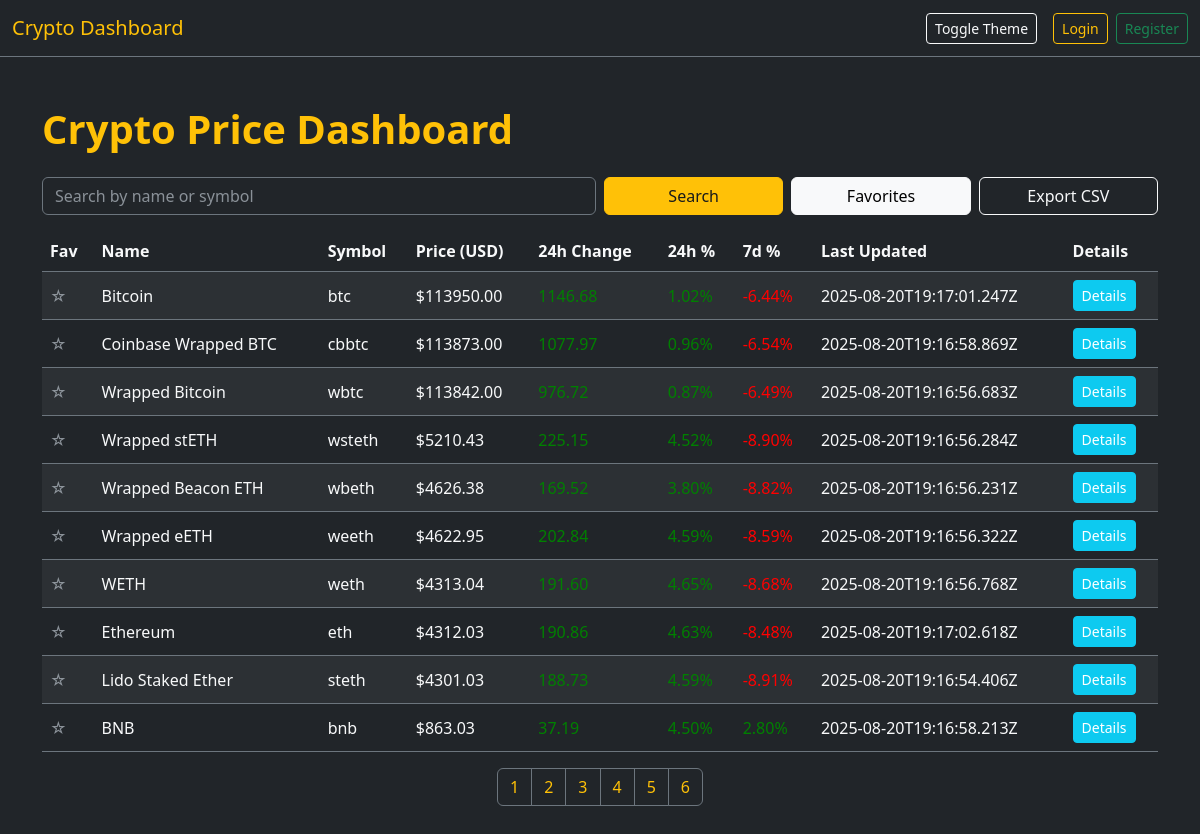
The page / on the database its author committed.
### tables this page shows
CREATE TABLE prices (
            id TEXT PRIMARY KEY,
            symbol TEXT,
            name TEXT,
            price REAL,
            last_updated TEXT,
            price_change_24h REAL,
            price_change_percentage_24h REAL,
            price_change_percentage_7d REAL,
            description TEXT,
            homepage TEXT
        );

### app.py (the view)
@app.route('/', methods=['GET'])
def index():
    query = request.args.get('q', '').lower()
    page = int(request.args.get('page', 1))
    show_favs = request.args.get('favorites', '') == '1'
    db = get_db()
    cursor = db.cursor()
    user = session.get('username', '')
    favs = get_favorites(user) if user else set()
    sql = 'SELECT * FROM prices'
    params = []
    if query:
        sql += ' WHERE name LIKE ? OR symbol LIKE ?'
        params += [f'%{query}%', f'%{query}%']
    if show_favs and user:
        sql += ' AND id IN ({})'.format(','.join('?'*len(favs))) if query else ' WHERE id IN ({})'.format(','.join('?'*len(favs)))
        params += list(favs)
    sql += ' ORDER BY price DESC LIMIT ? OFFSET ?'
    params += [PER_PAGE, PER_PAGE*(page-1)]
    cursor.execute(sql, params)
    coins = cursor.fetchall()
    cursor.execute('SELECT COUNT(*) FROM prices')
    total = cursor.fetchone()[0]
    return render_template('index.html', coins=coins, query=query, page=page, per_page=PER_PAGE, total=total, favorites=favs, show_favs=show_favs, user=user)

### app.py (called while the page is built)
def get_db():
    db = getattr(g, '_database', None)
    if db is None:
        db = g._database = sqlite3.connect(DATABASE)
    return db

@app.teardown_appcontext
def close_connection(exception):
    db = getattr(g, '_database', None)
    if db is not None:
        db.close()

### templates/index.html (shortened to what this page needs)
<!DOCTYPE html>
<html lang="en" data-bs-theme="dark">
<head>
        <link href="https://cdn.jsdelivr.net/npm/bootstrap@5.3.0/dist/css/bootstrap.min.css" rel="stylesheet">
        <link rel="stylesheet" href="/static/style.css">
</head>
<body class="bg-dark text-light">
<nav class="navbar navbar-expand-lg navbar-dark bg-dark mb-4 border-bottom border-secondary">
    <div class="container-fluid">
        <a class="navbar-brand text-warning" href="/">Crypto Dashboard</a>
        <div class="d-flex align-items-center">
            <button id="themeToggle" class="btn btn-outline-light btn-sm me-3" type="button">Toggle Theme</button>
            {% if user %}
                <span class="navbar-text me-2">Logged in as {{ user }}</span>
                <a href="/logout" class="btn btn-outline-light btn-sm">Logout</a>
            {% else %}
                <a href="/login" class="btn btn-outline-warning btn-sm me-2">Login</a>
                <a href="/register" class="btn btn-outline-success btn-sm">Register</a>
            {% endif %}
        </div>
    </div>
</nav>
<div class="container py-4">
        <h1 class="mb-4 text-warning">Crypto Price Dashboard</h1>
        <form method="get" class="row mb-3 g-2">
                <div class="col-md-6">
                        <input type="text" name="q" class="form-control bg-dark text-light border-secondary" placeholder="Search by name or symbol" value="{{ query }}">
                </div>
                <div class="col-md-2">
                        <button type="submit" class="btn btn-warning w-100">Search</button>
                </div>
                <div class="col-md-2">
                        <a href="?favorites=1" class="btn btn-light w-100 {% if show_favs %}active{% endif %}">Favorites</a>
                </div>
                <div class="col-md-2">
                        <a href="/export" class="btn btn-outline-light w-100">Export CSV</a>
                </div>
        </form>
        <div class="table-responsive">
        <table class="table table-dark table-striped table-hover align-middle border-secondary">
                <thead>
                        <tr>
                                <th>Fav</th>
                                <th>Name</th>
                                <th>Symbol</th>
                                <th>Price (USD)</th>
                                <th>24h Change</th>
                                <th>24h %</th>
                                <th>7d %</th>
                                <th>Last Updated</th>
                                <th>Details</th>
                        </tr>
                </thead>
                <tbody>
                {% for coin in coins %}
                        <tr>
                                <td>
                                    {% if user %}
                                        <form method="post" action="/favorite/{{ coin[0] }}">
                                            <button type="submit" class="btn btn-sm {% if coin[0] in favorites %}btn-warning{% else %}btn-outline-warning{% endif %}">&#9733;</button>
                                        </form>
                                    {% else %}
                                        <span class="text-muted">&#9734;</span>
                                    {% endif %}
                                </td>
                                <td>{{ coin[2] }}</td>
                                <td>{{ coin[1] }}</td>
                                <td>${{ '%.2f'|format(coin[3]) }}</td>
                                <td><span style="color: {{ 'green' if coin[5] > 0 else 'red' }};">{{ '%.2f'|format(coin[5]) }}</span></td>
                                <td><span style="color: {{ 'green' if coin[6] > 0 else 'red' }};">{{ '%.2f'|format(coin[6]) }}%</span></td>
                                <td><span style="color: {{ 'green' if coin[7] > 0 else 'red' }};">{{ '%.2f'|format(coin[7]) }}%</span></td>
                                <td>{{ coin[4] }}</td>
                                <td><a href="/coin/{{ coin[0] }}" class="btn btn-sm btn-info">Details</a></td>
                        </tr>
                {% endfor %}
                </tbody>
        </table>
        </div>
        <nav aria-label="Page navigation">
            <ul class="pagination justify-content-center">
                {% for p in range(1, (total // per_page) + 2) %}
                    <li class="page-item {% if p == page %}active{% endif %}">
                        <a class="page-link bg-dark text-warning border-secondary" href="?q={{ query }}&page={{ p }}{% if show_favs %}&favorites=1{% endif %}">{{ p }}</a>
                    </li>
                {% endfor %}
            </ul>
        </nav>
</div>
</body>
</html>

### static/style.css (style rules this page uses)
body { background: #181a1b; color: #f8f9fa; }
h1, h2 { font-weight: 700; color: #ffc107; }
.table-dark th, .table-dark td { color: #f8f9fa; }
.btn-warning { color: #181a1b; background-color: #ffc107; border-color: #ffc107; }
.btn-outline-warning { color: #ffc107; border-color: #ffc107; }
.btn-info { color: #fff; background-color: #0dcaf0; border-color: #0dcaf0; }
.navbar-dark .navbar-brand { color: #ffc107; }
.form-control.bg-dark { background-color: #181a1b; color: #f8f9fa; border-color: #343a40; }

### rows shown on the page
prices: name "Bitcoin", symbol "btc", price "113950.00", price_change_24h "1146.68", price_change_percentage_24h "1.02", price_change_percentage_7d "-6.44", last_updated "2025-08-20T19:17:01.247Z"
prices: name "Coinbase Wrapped BTC", symbol "cbbtc", price "113873.00", price_change_24h "1077.97", price_change_percentage_24h "0.96", price_change_percentage_7d "-6.54", last_updated "2025-08-20T19:16:58.869Z"
prices: name "Wrapped Bitcoin", symbol "wbtc", price "113842.00", price_change_24h "976.72", price_change_percentage_24h "0.87", price_change_percentage_7d "-6.49", last_updated "2025-08-20T19:16:56.683Z"
prices: name "Wrapped stETH", symbol "wsteth", price "5210.43", price_change_24h "225.15", price_change_percentage_24h "4.52", price_change_percentage_7d "-8.90", last_updated "2025-08-20T19:16:56.284Z"
prices: name "Wrapped Beacon ETH", symbol "wbeth", price "4626.38", price_change_24h "169.52", price_change_percentage_24h "3.80", price_change_percentage_7d "-8.82", last_updated "2025-08-20T19:16:56.231Z"
prices: name "Wrapped eETH", symbol "weeth", price "4622.95", price_change_24h "202.84", price_change_percentage_24h "4.59", price_change_percentage_7d "-8.59", last_updated "2025-08-20T19:16:56.322Z"
prices: name "WETH", symbol "weth", price "4313.04", price_change_24h "191.60", price_change_percentage_24h "4.65", price_change_percentage_7d "-8.68", last_updated "2025-08-20T19:16:56.768Z"
prices: name "Ethereum", symbol "eth", price "4312.03", price_change_24h "190.86", price_change_percentage_24h "4.63", price_change_percentage_7d "-8.48", last_updated "2025-08-20T19:17:02.618Z"
prices: name "Lido Staked Ether", symbol "steth", price "4301.03", price_change_24h "188.73", price_change_percentage_24h "4.59", price_change_percentage_7d "-8.91", last_updated "2025-08-20T19:16:54.406Z"
prices: name "BNB", symbol "bnb", price "863.03", price_change_24h "37.19", price_change_percentage_24h "4.50", price_change_percentage_7d "2.80", last_updated "2025-08-20T19:16:58.213Z"

### other values the page prints
{{ p }} "1" "2" "3" "4" "5" "6"
